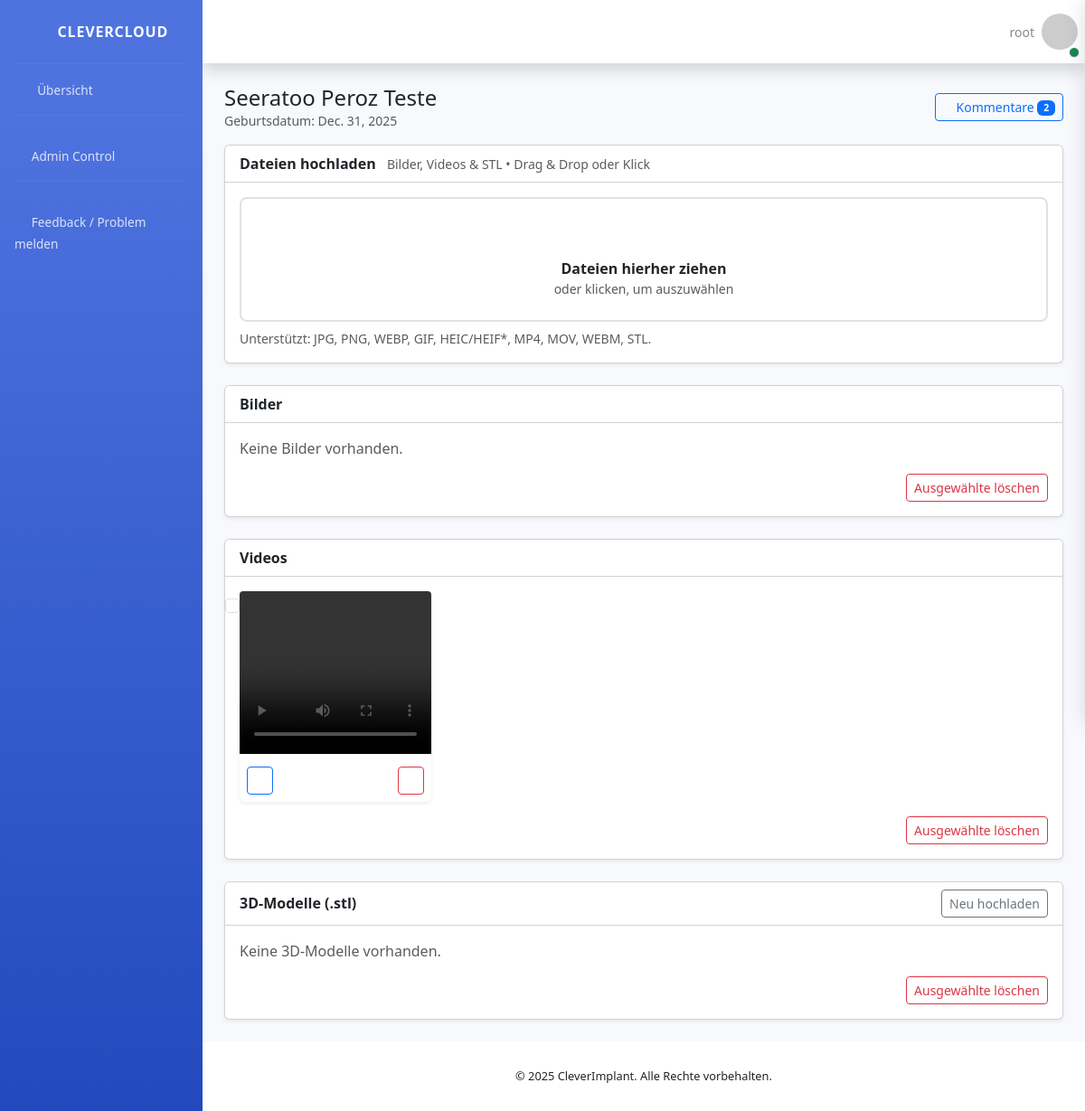
The app's page /patient/76/ (signed in) with its own data.
### SmileHealth/models.py (models this page shows, shortened)
class Patient(models.Model):
    class Visibility(models.TextChoices):
        PRIVATE = "PRIVATE", "Privat"                      # owner (+ admins)
        SHARED = "SHARED", "Geteilt (ausgewählte Nutzer)"  # owner + shared_with (+ admins)
        PUBLIC_ORG = "PUBLIC_ORG", "Öffentlich (Organisation)"  # alle eingeloggten Nutzer (+ admins)
    ptnName = models.CharField(max_length=100)
    ptnLastname = models.CharField(max_length=100)
    ptnDOB = models.DateField()
    usrID = models.ForeignKey(User, on_delete=models.CASCADE, related_name='patients')
    group = models.ForeignKey(CaseGroup, on_delete=models.SET_NULL, null=True, blank=True, related_name='patients')
    thumbnail = models.ImageField(upload_to='patient_thumbs/', blank=True, null=True)
    shared_with = models.ManyToManyField(User, related_name='shared_patients', blank=True)
    visibility = models.CharField(
        max_length=20,
        choices=Visibility.choices,
        default=Visibility.PUBLIC_ORG,  # was PRIVATE
        db_index=True,
    )
    objects = PatientManager()  # <-- attach the custom manager

class Video(models.Model):
    vidDesc = models.TextField(blank=True)
    file = models.FileField(upload_to='patient_videos/')  # saved at MEDIA_ROOT/patient_videos/<filename>
    ptnID = models.ForeignKey(Patient, on_delete=models.CASCADE, related_name='videos')
    usrID = models.ForeignKey(User, on_delete=models.CASCADE, related_name='videos')
    uploaded_at = models.DateTimeField(auto_now_add=True)

### SmileHealth/views.py (the view)
# urls.py: path('patient/<int:patient_id>/', views.patient_image, name='patientImage'),
@login_required
def patient_image(request, patient_id):
    patient = get_object_or_404(Patient, id=patient_id)
    if not _can_view_patient(request.user, patient):
        return HttpResponseForbidden("Kein Zugriff")
    models3d = Model3D.objects.filter(ptnID=patient).order_by('-id')
    images = Image.objects.filter(ptnID=patient)
    videos = patient.videos.all().order_by('-uploaded_at')
    comments = Comment.objects.filter(patient=patient).select_related('author', 'author__profile').order_by('created_at')
    return render(request, 'patientImage.html', {
        'patient': patient,
        'images': images,
        'videos': videos,
        'comments': comments,
        'can_comment': _can_view_patient(request.user, patient),
        'models3d': models3d
    })

### SmileHealth/context_processors.py (called while the page is built)
def user_avatar(request):
    if not request.user.is_authenticated:
        return {}
    profile, _ = Profile.objects.get_or_create(user=request.user)
    return {"avatar": profile}

### SmileHealth/models.py (called while the page is built)
    def get_queryset(self):
        return PatientQuerySet(self.model, using=self._db)

### SmileHealth/views.py (called while the page is built, shortened)
def _is_admin(user):
    return user.is_superuser or user.is_staff

def _can_view_patient(user, patient):
    if not user.is_authenticated:
        return False
    if _is_admin(user):
        return True

### SmartCloud/templates/patientImage.html (shortened to what this page needs)
{% extends 'base.html' %}
{% load static %}
{% block extra_head %}
<link rel="stylesheet" href="https://uicdn.toast.com/tui-image-editor/latest/tui-image-editor.css">
<link rel="stylesheet" href="https://uicdn.toast.com/tui-color-picker/latest/tui-color-picker.css">
{% endblock %}
{% block content %}
<div class="container-fluid mt-3">
  <div class="d-flex align-items-center justify-content-between mb-3">
    <div>
      <h2 class="h4 mb-0">{{ patient.ptnName }} {{ patient.ptnLastname }}</h2>
      <div class="text-muted small">Geburtsdatum: {{ patient.ptnDOB }}</div>
    </div>
    <button id="btnComments" class="btn btn-outline-primary btn-sm" title="Fallbezogene Kommentare und Verlauf">
      <i class="far fa-comments"></i> Kommentare
      {% if comments %}<span id="commentsCount" class="badge bg-primary text-white">{{ comments|length }}</span>{% else %}<span id="commentsCount" class="badge bg-primary text-white d-none">0</span>{% endif %}
    </button>
  </div>
  <div class="card shadow-sm mb-4">
    <div class="card-header bg-white">
      <strong>Dateien hochladen</strong>
      <span class="text-muted small ms-2">Bilder, Videos &amp; STL • Drag &amp; Drop oder Klick</span>
    </div>
    <div class="card-body">
      <div id="dropzone" class="border border-2 border-dashed rounded-3 p-4 text-center" style="border-style:dashed;cursor:pointer;">
        <div class="mb-2"><i class="fas fa-cloud-upload-alt fa-2x text-primary"></i></div>
        <div class="fw-semibold">Dateien hierher ziehen</div>
        <div class="text-muted small">oder klicken, um auszuwählen</div>
      </div>
      <div class="form-text mt-2">Unterstützt: JPG, PNG, WEBP, GIF, HEIC/HEIF*, MP4, MOV, WEBM, STL.</div>
    </div>
  </div>
  <div class="card shadow-sm mb-4">
    <div class="card-header bg-white"><strong>Bilder</strong></div>
    <div class="card-body">
      <form method="POST" action="{% url 'delete_images' patient.id %}">
        <div class="row g-3">
          {% if images %}
            {% for image in images %}
            <div class="col-6 col-sm-4 col-md-3 col-lg-2">
              <div class="card h-100 border-0 shadow-sm">
                <div class="position-relative">
                  <img
                    src="{{ image.image.url }}"
                    class="w-100 img-thumb"
                    style="height:140px;object-fit:cover;border-top-left-radius:.25rem;border-top-right-radius:.25rem;"
                    data-id="{{ image.id }}"
                    alt="Bild"
                    onclick="openViewerIndex({{ forloop.counter0 }})">
                  <div class="position-absolute top-0 start-0 p-1">
                    <input class="form-check-input" type="checkbox" name="selected_images" value="{{ image.id }}">
                  </div>
                </div>
                <div class="card-body p-2 d-flex justify-content-between">
                  <a class="btn btn-sm btn-outline-primary" href="{{ image.image.url }}" download title="Herunterladen"><i class="fas fa-download"></i></a>
                  <a class="btn btn-sm btn-outline-danger" href="{% url 'delete_single_image' image.id %}" title="Löschen"><i class="fas fa-trash-alt"></i></a>
                </div>
              </div>
            </div>
            {% endfor %}
          {% else %}
            <div class="col-12 text-muted">Keine Bilder vorhanden.</div>
          {% endif %}
        </div>
        <div class="text-end mt-3">
          <button type="submit" class="btn btn-sm btn-outline-danger">Ausgewählte löschen</button>
        </div>
      </form>
    </div>
  </div>
  <div class="card shadow-sm mb-4">
    <div class="card-header bg-white"><strong>Videos</strong></div>
    <div class="card-body">
      <form method="POST" action="{% url 'delete_videos' patient.id %}">
        <div class="row g-3">
          {% if videos %}
            {% for v in videos %}
            <div class="col-12 col-sm-6 col-md-4 col-lg-3">
              <div class="card border-0 shadow-sm h-100">
                <div class="position-relative">
                  <video src="{{ v.file.url }}" controls style="width:100%;height:180px;object-fit:cover;border-top-left-radius:.25rem;border-top-right-radius:.25rem;"></video>
                  <div class="position-absolute top-0 start-0 p-1">
                    <input class="form-check-input" type="checkbox" name="selected_videos" value="{{ v.id }}">
                  </div>
                </div>
                <div class="card-body p-2 d-flex justify-content-between">
                  <a class="btn btn-sm btn-outline-primary" href="{{ v.file.url }}" download title="Herunterladen"><i class="fas fa-download"></i></a>
                  <a class="btn btn-sm btn-outline-danger" href="{% url 'delete_single_video' v.id %}" title="Löschen"><i class="fas fa-trash-alt"></i></a>
                </div>
              </div>
            </div>
            {% endfor %}
          {% else %}
            <div class="col-12 text-muted">Keine Videos vorhanden.</div>
          {% endif %}
        </div>
        <div class="text-end mt-3">
          <button type="submit" class="btn btn-sm btn-outline-danger">Ausgewählte löschen</button>
        </div>
      </form>
    </div>
  </div>
  <div class="card shadow-sm mb-4" id="models3d">
    <div class="card-header bg-white d-flex align-items-center justify-content-between">
      <strong>3D-Modelle (.stl)</strong>
      <a class="btn btn-outline-secondary btn-sm" href="#dropzone">Neu hochladen</a>
    </div>
    <div class="card-body">
      <form method="POST" action="/patient/{{ patient.id }}/delete_models/">
        <div class="row g-3">
          {% if models3d %}
            {% for m in models3d %}
            <div class="col-6 col-sm-4 col-md-3 col-lg-2">
              <div class="card h-100 border-0 shadow-sm">
                <div class="position-relative">
                  {% if m.thumbnail %}
                    <img src="{{ m.thumbnail.url }}" class="w-100" style="height:140px;object-fit:cover;border-top-left-radius:.25rem;border-top-right-radius:.25rem;" alt="3D Thumbnail">
                  {% else %}
                    <div class="d-flex align-items-center justify-content-center" style="height:140px;background:#eef5ff;border:1px dashed #cfe2ff;border-top-left-radius:.25rem;border-top-right-radius:.25rem;">
                      <span class="fw-semibold text-primary"><i class="fas fa-cube me-2"></i>3D</span>
                    </div>
                  {% endif %}
                  <div class="position-absolute top-0 start-0 p-1">
                    <input class="form-check-input" type="checkbox" name="selected_models" value="{{ m.id }}">
                  </div>
                </div>
                <div class="card-body p-2 d-flex justify-content-between">
                  <button type="button" class="btn btn-sm btn-outline-primary" onclick="openStlViewer('{{ m.file.url|escapejs }}')" title="Vorschau"><i class="fas fa-vr-cardboard"></i></button>
                  <div class="d-flex gap-1">
                    <a class="btn btn-sm btn-outline-primary" href="{{ m.file.url }}" download title="Herunterladen"><i class="fas fa-download"></i></a>
                    <a class="btn btn-sm btn-outline-danger" href="/model/{{ m.id }}/delete/" title="Löschen"><i class="fas fa-trash-alt"></i></a>
                  </div>
                </div>
              </div>
            </div>
            {% endfor %}
          {% else %}
            <div class="col-12 text-muted">Keine 3D-Modelle vorhanden.</div>
          {% endif %}
        </div>
        <div class="text-end mt-3">
          <button type="submit" class="btn btn-sm btn-outline-danger">Ausgewählte löschen</button>
        </div>
      </form>
    </div>
  </div>
</div>
{% endblock %}

### SmartCloud/templates/partials/topbar.html (shortened to what this page needs)
{% load static %}
<nav class="navbar navbar-expand navbar-light bg-white topbar mb-4 static-top shadow">
  <ul class="navbar-nav ml-auto">
    <li class="nav-item dropdown no-arrow">
      <a class="nav-link dropdown-toggle" href="#" id="userDropdown" role="button"
         data-toggle="dropdown" aria-haspopup="true" aria-expanded="false">
        <span class="position-absolute bottom-0 end-0 translate-middle p-1 bg-success border border-light rounded-circle"
              style="width:12px; height:12px;">
        </span>
        <span class="mr-2 d-none d-lg-inline text-gray-600 small">
          {{ user.first_name|default:user.username }}
        </span>
        <img class="img-profile rounded-circle"
             src="{% if avatar and avatar.avatar_url %}{{ avatar.avatar_url }}{% else %}https://i.pravatar.cc/150?img=1{% endif %}"
             onerror="this.onerror=null; this.src='https://i.pravatar.cc/150?img=1';"
             alt="Profilbild"
             style="width:40px; height:40px;" />
      </a>
    </li>
  </ul>
</nav>

### records on screen
Patient: ptnName "Seeratoo", ptnLastname "Peroz Teste", ptnDOB "Dec. 31, 2025"

### other values on screen
{{ user.first_name|default:user.username }} "root"
{{ comments|length }} "2"
